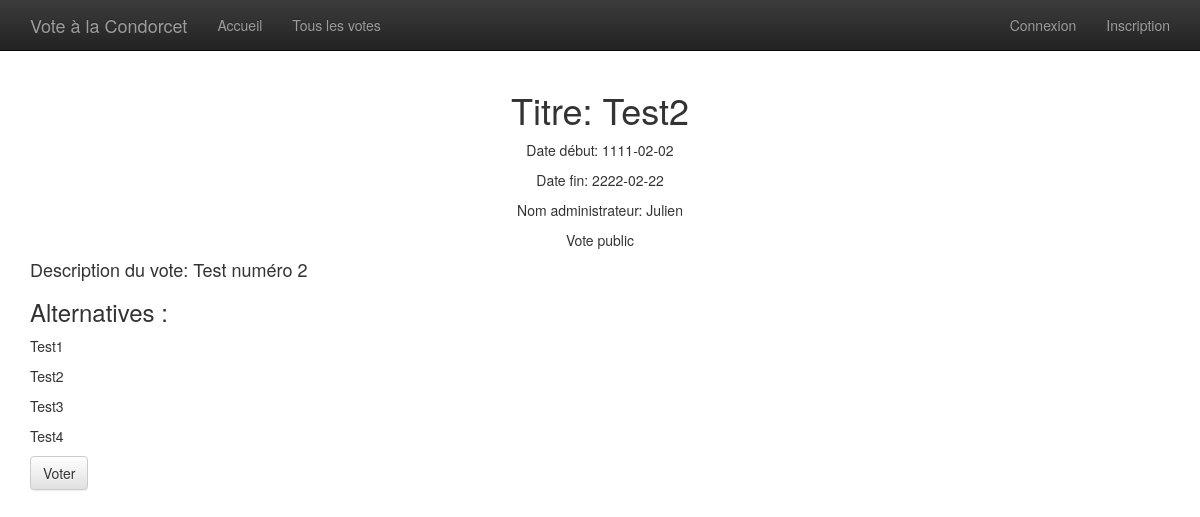
The page /index.php?action=consulterVote&idVote=4 on the database its author committed.
### tables this page shows
CREATE TABLE `Votes` (
  `id` int(11) NOT NULL,
  `titre` varchar(20) NOT NULL,
  `description` varchar(400) NOT NULL,
  `type` varchar(10) NOT NULL,
  `nbAlternatives` int(11) NOT NULL,
  `dateDebut` date NOT NULL,
  `dateFin` date NOT NULL,
  `statut` varchar(10) NOT NULL,
  `idAdmin` int(11) NOT NULL
);

CREATE TABLE `Inscrits` (
  `id` int(11) NOT NULL,
  `pseudo` varchar(15) NOT NULL,
  `email` varchar(30) NOT NULL,
  `motDePasse` varchar(500) NOT NULL
);

CREATE TABLE `Alternatives` (
  `id` int(11) NOT NULL,
  `idVote` int(11) NOT NULL,
  `nom` varchar(20) NOT NULL
);

### model/Vote.php (called while the page is built, shortened)
<?php
require_once('./model/Model.php');
class Vote extends Model {
  public $id;
  public $idAdmin;
  public function __construct($id = null, $titre = null, $description = null, $type = null, $nbAlternatives = null, $dateDebut = null, $dateFin = null,$statut = null, $idAdmin = null){
    $this->id = $id;
    $this->idAdmin = $idAdmin;
  }
  public function existeVote() {
    $sql = "SELECT titre, description, type, nbAlternatives, dateDebut, dateFin, statut, idAdmin
            FROM Votes WHERE id = $this->id";
    $req = $this->executerRequete($sql);
    if($req->rowCount() == 1) {
      $donnees = $req->fetch();
      $this->titre = $donnees['titre'];
      $this->description = $donnees['description'];
      $this->type = $donnees['type'];
      $this->dateDebut = $donnees['dateDebut'];
      $this->dateFin = $donnees['dateFin'];
      $this->idAdmin = $donnees['idAdmin'];
      return true;
    }
    else return false;
  }
  public function getAdmin() {
    $sql = 'SELECT pseudo FROM Inscrits WHERE id=:idAdmin';
    $parametre = array('idAdmin' => $this->idAdmin);
    return $this->executerRequete($sql, $parametre)->fetch()['pseudo'];
  }
}

### model/Model.php (called while the page is built, shortened)
<?php
abstract class Model
{
  public function executerRequete($sql, $parametres = null) {
    if ($parametres == null) {
      $req = $this->dbConnect()->query($sql);
    }
    else {
      $req = $this->dbConnect()->prepare($sql);
      $req->execute($parametres);
    }
    return $req;
  }
  private function dbConnect(){
    try {
      $bdd = new PDO('mysql:host=localhost;dbname=Condorcet;charset=utf8', 'root', 'root', array(PDO::ATTR_ERRMODE => PDO::ERRMODE_EXCEPTION));
    }
    catch (Exception $e) {
      die('Erreur : ' . $e->getMessage());
    }
    return $bdd;
  }
}

### model/Alternative.php (called while the page is built, shortened)
<?php
require_once('./model/Model.php');
class Alternative extends Model {
  public function __construct($id = null, $idVote = null, $nom = null) {
    $this->nom = $nom;
  }
  public static function recupererAlternatives(Vote $vote) {
    $sql = 'SELECT id, idVote, nom FROM Alternatives WHERE idVote = :idVote';
    $parametre = array('idVote' => $vote->id);
    $req = $vote->executerRequete($sql, $parametre);
    while($donnees = $req->fetch()) {
      $tableau[] = new Alternative($donnees['id'], $donnees['idVote'], $donnees['nom']);
    }
    return $tableau;
  }
}

### view/vote.php (the view, shortened to what this page needs)
	<div class="container">
		<h1>Titre: <?php echo htmlspecialchars($vote->titre); ?></h1>
		<div class="text-center">
			<p>Date début: <?php echo htmlspecialchars($vote->dateDebut); ?></p>
			<p>Date fin: <?php echo htmlspecialchars($vote->dateFin); ?></p>
			<p>Nom administrateur: <?php echo htmlspecialchars($nomAdmin); ?></p>
		<?php
		if ($vote->type == "public")
		{
			?>
			<div class="text-center">Vote public</div>
			<?php
		}
		else
		{
			?>
			<div class="text-center">Vote privé</div>
			<?php
		}
		?>
		</div>
		<h4>Description du vote: <?php echo htmlspecialchars($vote->description); ?></h4>
		<h3>Alternatives : </h3>
		<?php
			foreach ($alternatives as $alternative)
			{?>
				<p>
					<?php echo htmlspecialchars($alternative->nom); ?>
				</p>
		<?}?>
		<a class="btn btn-default" href="/SiteWeb/index.php?action=voter&amp;idVote=<?php echo htmlspecialchars($vote->id); ?>" role="button">Voter</a>
	</div>
<?php require('template.php'); ?>

### public/style.css (style rules this page uses)
body { font-family:'Raleway', sans-serif; position: relative; padding-top: 70px; }
h1 { text-align: center; }
.btn { border-radius: 0px; }

### view/template.php (style rules this page uses)
body { padding-top: 70px; }

### rows shown on the page
votes: titre "Test2", dateDebut "1111-02-02", dateFin "2222-02-22", idAdmin.pseudo "Julien", description "Test numéro 2"
alternatives: nom "Test1"
alternatives: nom "Test2"
alternatives: nom "Test3"
alternatives: nom "Test4"
